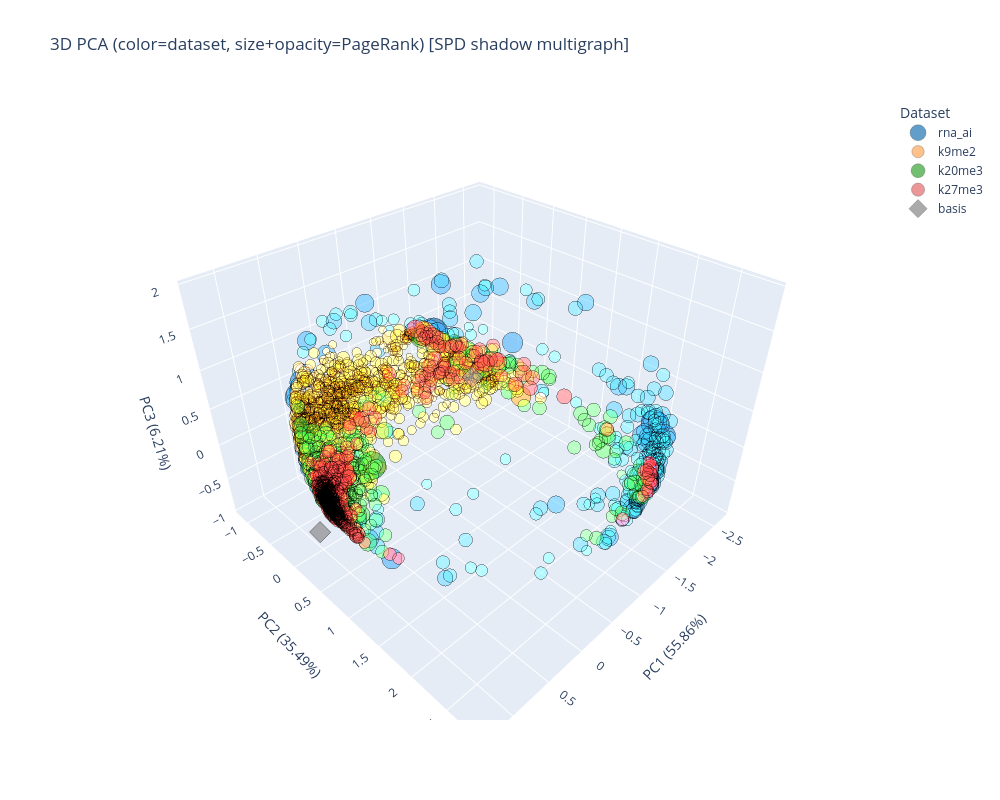

Notebook code cell kept with this figure:
### Code cell
import numpy as np
import pandas as pd
import plotly.graph_objects as go
from sklearn.decomposition import PCA


def build_pca_projection_map(data_dict, keys):
    combined_data = pd.concat([data_dict[k] for k in keys], axis=0)
    pca_model = PCA(n_components=3, random_state=42)
    combined_embedding = pca_model.fit_transform(combined_data)

    node_to_coords = {}
    start_idx = 0
    for k in keys:
        cat_df = data_dict[k]
        end_idx = start_idx + len(cat_df)
        cat_embedding = combined_embedding[start_idx:end_idx]
        for gene, coords in zip(cat_df.index, cat_embedding):
            node_to_coords[f"{gene}_{k}"] = coords
        start_idx = end_idx

    # Include basis vectors in PCA space for optional plotting
    standard_basis = np.eye(5)
    standard_basis_std = np.zeros_like(standard_basis)
    for i in range(5):
        row_mean = standard_basis[i].mean()
        row_std = standard_basis[i].std()
        if row_std == 0:
            standard_basis_std[i] = standard_basis[i] - row_mean
        else:
            standard_basis_std[i] = (standard_basis[i] - row_mean) / row_std

    basis_df = pd.DataFrame(standard_basis_std, columns=combined_data.columns)
    basis_coords = pca_model.transform(basis_df)
    for i, b in enumerate(["e1", "e2", "e3", "e4", "e5"]):
        node_to_coords[b] = basis_coords[i]

    return pca_model, node_to_coords


def plot_node_scores_on_pca(
    score_series,
    node_to_coords,
    pca_model,
    keys,
    title="3D PCA node scores",
    dataset_color_map=None,
    size_range=(6.0, 34.0),
    alpha_range=(0.20, 1.00),
    basis_size=14.0,
    basis_alpha=0.95,
    show=True,
    scale_mode="relative",
    score_reference=None,
    highlight_source_near_one=False,
    source_tolerance=0.02,
    source_size_multiplier=1.15,
    source_outline_color="#FFD700",
    source_legend_label=None,
):
    if dataset_color_map is None:
        dataset_color_map = {
            "rna_ai": "#1f77b4",
            "k9me2": "#ff7f0e",
            "k20me3": "#2ca02c",
            "k27me3": "#d62728",
            "basis": "#7f7f7f",
            "other": "#9467bd",
        }

    def infer_dataset(node_name):
        for dataset_name in sorted(keys, key=len, reverse=True):
            if str(node_name).endswith(f"_{dataset_name}"):
                return dataset_name
        if node_name in {"e1", "e2", "e3", "e4", "e5"}:
            return "basis"
        return "other"

    def hex_to_rgb(hex_color):
        h = hex_color.lstrip("#")
        return int(h[0:2], 16), int(h[2:4], 16), int(h[4:6], 16)

    score_series = pd.Series(score_series, dtype=float).dropna()
    score_series = score_series[np.isfinite(score_series.values)]
    score_series = score_series[score_series.index.isin(node_to_coords.keys())]

    if score_series.empty:
        raise ValueError("No score nodes matched PCA coordinates.")

    size_min, size_max = size_range
    radius_min, radius_max = size_min / 2.0, size_max / 2.0
    alpha_min, alpha_max = alpha_range

    node_datasets = pd.Series([infer_dataset(node) for node in score_series.index], index=score_series.index)
    basis_mask = node_datasets == "basis"
    non_basis_scores = score_series[~basis_mask]
    source_mask = pd.Series(False, index=score_series.index)
    if highlight_source_near_one and not non_basis_scores.empty:
        tol = float(source_tolerance)
        if tol < 0.0 or tol >= 1.0:
            raise ValueError("source_tolerance must be in [0, 1)")
        lower = 1.0 - tol
        upper = 1.0 + tol
        source_mask.loc[non_basis_scores.index] = (non_basis_scores >= lower) & (non_basis_scores <= upper)

    # Score scaling for non-basis nodes.
    # relative: min-max within current series (default).
    # absolute: divide sqrt(score) by fixed score_reference (for r-sweep comparability).
    score_norm = pd.Series(0.5, index=score_series.index, dtype=float)
    non_basis_for_scale = non_basis_scores[~source_mask.loc[non_basis_scores.index]]
    if not non_basis_for_scale.empty:
        transformed = pd.Series(
            np.sqrt(np.clip(non_basis_for_scale.to_numpy(dtype=float), a_min=0.0, a_max=None)),
            index=non_basis_for_scale.index,
        )
        if scale_mode == "relative":
            tmin = transformed.min()
            tmax = transformed.max()
            if np.isclose(tmax, tmin):
                score_norm.loc[transformed.index] = 0.5
            else:
                score_norm.loc[transformed.index] = (transformed - tmin) / (tmax - tmin)
        elif scale_mode == "absolute":
            if score_reference is None:
                raise ValueError("score_reference must be provided when scale_mode='absolute'")
            ref = float(score_reference)
            if (not np.isfinite(ref)) or ref <= 0.0:
                raise ValueError("score_reference must be a positive finite float")
            score_norm.loc[transformed.index] = np.clip(transformed / ref, 0.0, 1.0)
        else:
            raise ValueError("scale_mode must be either 'relative' or 'absolute'")

    if source_mask.any():
        score_norm.loc[source_mask] = 1.0

    fig = go.Figure()
    plot_order = [k for k in keys if k in node_datasets.values] + ["basis", "other"]

    for dataset_name in plot_order:
        dataset_nodes = node_datasets[node_datasets == dataset_name].index
        if len(dataset_nodes) == 0:
            continue

        dataset_scores = score_series.loc[dataset_nodes]
        dataset_coords = np.array([node_to_coords[node] for node in dataset_nodes])

        if dataset_name == "basis":
            marker_radii = np.full(len(dataset_nodes), basis_size / 2.0)
            marker_alphas = np.full(len(dataset_nodes), basis_alpha)
            marker_symbol = "diamond"
        else:
            dataset_norm = score_norm.loc[dataset_nodes].values
            marker_radii = radius_min + (radius_max - radius_min) * dataset_norm
            marker_alphas = alpha_min + (alpha_max - alpha_min) * dataset_norm
            marker_symbol = "circle"

        marker_sizes = 2.0 * marker_radii

        r, g, b = hex_to_rgb(dataset_color_map.get(dataset_name, dataset_color_map["other"]))
        marker_colors = [f"rgba({r},{g},{b},{alpha:.3f})" for alpha in marker_alphas]

        fig.add_trace(
            go.Scatter3d(
                x=dataset_coords[:, 0],
                y=dataset_coords[:, 1],
                z=dataset_coords[:, 2],
                mode="markers",
                name=dataset_name,
                marker=dict(
                    size=marker_sizes,
                    color=marker_colors,
                    symbol=marker_symbol,
                    line=dict(width=0.3, color="black"),
                ),
                text=[
                    f"{node}<br>Dataset: {dataset_name}<br>Score: {score:.6g}<br>Radius(px): {radius:.3f}<br>Opacity: {alpha:.3f}"
                    for node, score, radius, alpha in zip(dataset_nodes, dataset_scores.values, marker_radii, marker_alphas)
                ],
                hovertemplate="%{text}<extra></extra>",
            )
        )

    if highlight_source_near_one and source_mask.any():
        source_nodes = source_mask[source_mask].index
        source_coords = np.array([node_to_coords[node] for node in source_nodes])
        source_scores = score_series.loc[source_nodes]
        source_sizes = np.full(len(source_nodes), size_max * float(source_size_multiplier))
        source_label = source_legend_label or f"source score around 1 (+/- {source_tolerance:.2f})"

        fig.add_trace(
            go.Scatter3d(
                x=source_coords[:, 0],
                y=source_coords[:, 1],
                z=source_coords[:, 2],
                mode="markers",
                name=source_label,
                marker=dict(
                    size=source_sizes,
                    color="rgba(255,215,0,0.10)",
                    symbol="circle-open",
                    line=dict(width=5, color=source_outline_color),
                ),
                text=[
                    f"{node}<br>Source node<br>Score: {score:.6g}"
                    for node, score in zip(source_nodes, source_scores.values)
                ],
                hovertemplate="%{text}<extra></extra>",
            )
        )

    var = pca_model.explained_variance_ratio_
    fig.update_layout(
        title=title,
        scene=dict(
            xaxis_title=f"PC1 ({var[0]:.2%})",
            yaxis_title=f"PC2 ({var[1]:.2%})",
            zaxis_title=f"PC3 ({var[2]:.2%})",
        ),
        width=1000,
        height=800,
        legend=dict(title="Dataset"),
    )

    if show:
        fig.show()
    return fig


# Example: PageRank visualization (reusable for any other node-score series)
graph_for_pca = "spd"  # choose from: exp, gaussian, spd
pagerank_scores = centrality_scores[graph_for_pca]["pagerank"]

pca_model, node_to_coords = build_pca_projection_map(datasets, keys)

fig = plot_node_scores_on_pca(
    score_series=pagerank_scores,
    node_to_coords=node_to_coords,
    pca_model=pca_model,
    keys=keys,
    title=f"3D PCA (color=dataset, size+opacity=PageRank) [{graph_for_pca.upper()} shadow multigraph]",
)

from pathlib import Path
output_file = Path("Paper_results") / f"pca_pagerank_{graph_for_pca}.html"
output_file.parent.mkdir(parents=True, exist_ok=True)
fig.write_html(output_file, include_plotlyjs="cdn")
print(f"Saved interactive plot to: {output_file.resolve()}")

### Figure 1 — Plotly figure (JSON) as saved in the notebook; plotly's stock layout.template omitted (floating-point values rounded to 4 significant figures; data arrays with more than 128 entries replaced by an {"elided": "..."} marker saying what was removed)
{"data": [{"hovertemplate": "%{text}<extra></extra>", "marker": {"color": {"elided": "384 str values"}, "line": {"color": "black", "width": 0.3}, "size": {"elided": "384 float values"}, "symbol": "circle"}, "mode": "markers", "name": "rna_ai", "text": {"elided": "384 str values"}, "type": "scatter3d", "x": {"elided": "384 float values"}, "y": {"elided": "384 float values"}, "z": {"elided": "384 float values"}}, {"hovertemplate": "%{text}<extra></extra>", "marker": {"color": {"elided": "1001 str values"}, "line": {"color": "black", "width": 0.3}, "size": {"elided": "1001 float values"}, "symbol": "circle"}, "mode": "markers", "name": "k9me2", "text": {"elided": "1001 str values"}, "type": "scatter3d", "x": {"elided": "1001 float values"}, "y": {"elided": "1001 float values"}, "z": {"elided": "1001 float values"}}, {"hovertemplate": "%{text}<extra></extra>", "marker": {"color": {"elided": "657 str values"}, "line": {"color": "black", "width": 0.3}, "size": {"elided": "657 float values"}, "symbol": "circle"}, "mode": "markers", "name": "k20me3", "text": {"elided": "657 str values"}, "type": "scatter3d", "x": {"elided": "657 float values"}, "y": {"elided": "657 float values"}, "z": {"elided": "657 float values"}}, {"hovertemplate": "%{text}<extra></extra>", "marker": {"color": {"elided": "650 str values"}, "line": {"color": "black", "width": 0.3}, "size": {"elided": "650 float values"}, "symbol": "circle"}, "mode": "markers", "name": "k27me3", "text": {"elided": "650 str values"}, "type": "scatter3d", "x": {"elided": "650 float values"}, "y": {"elided": "650 float values"}, "z": {"elided": "650 float values"}}, {"hovertemplate": "%{text}<extra></extra>", "marker": {"color": ["rgba(127,127,127,0.950)", "rgba(127,127,127,0.950)"], "line": {"color": "black", "width": 0.3}, "size": [14.0, 14.0], "symbol": "diamond"}, "mode": "markers", "name": "basis", "text": ["e5<br>Dataset: basis<br>Score: 0.000268933<br>Radius(px): 7.000<br>Opacity: 0.950", "e3<br>Dataset: basis<br>Score: 0.00020499<br>Radius(px): 7.000<br>Opacity: 0.950"], "type": "scatter3d", "x": [-2.024, 1.265], "y": [-0.6406, 0.4735], "z": [-0.3427, -0.2395]}], "layout": {"height": 800, "legend": {"title": {"text": "Dataset"}}, "scene": {"xaxis": {"title": {"text": "PC1 (55.86%)"}}, "yaxis": {"title": {"text": "PC2 (35.49%)"}}, "zaxis": {"title": {"text": "PC3 (6.21%)"}}}, "title": {"text": "3D PCA (color=dataset, size+opacity=PageRank) [SPD shadow multigraph]"}, "width": 1000}}
